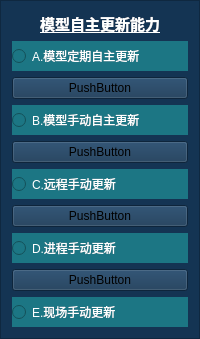
           <widget class="QFrame" name="frame_gengxin">
            <property name="styleSheet">
             <string notr="true">background-color: rgb(20, 52, 83);
border-color: rgb(255, 97, 6);
</string>
            </property>
            <property name="frameShape">
             <enum>QFrame::StyledPanel</enum>
            </property>
            <property name="frameShadow">
             <enum>QFrame::Raised</enum>
            </property>
            <layout class="QVBoxLayout" name="verticalLayout_2">
             <item>
              <widget class="QLabel" name="label_gengxin">
               <property name="sizePolicy">
                <sizepolicy hsizetype="Preferred" vsizetype="Fixed">
                 <horstretch>0</horstretch>
                 <verstretch>0</verstretch>
                </sizepolicy>
               </property>
               <property name="font">
                <font>
                 <pointsize>11</pointsize>
                 <weight>75</weight>
                 <italic>false</italic>
                 <bold>true</bold>
                 <underline>true</underline>
                 <strikeout>false</strikeout>
                </font>
               </property>
               <property name="styleSheet">
                <string notr="true">color: rgb(255, 255, 255);</string>
               </property>
               <property name="text">
                <string>模型自主更新能力</string>
               </property>
               <property name="alignment">
                <set>Qt::AlignCenter</set>
               </property>
              </widget>
             </item>
             <item>
              <widget class="QRadioButton" name="radioButton_gengxinA">
               <property name="minimumSize">
                <size>
                 <width>0</width>
                 <height>30</height>
                </size>
               </property>
               <property name="styleSheet">
                <string notr="true">color: rgb(255, 255, 255);
background-color: rgb(28, 118, 132);</string>
               </property>
               <property name="text">
                <string>A.模型定期自主更新</string>
               </property>
              </widget>
             </item>
             <item>
              <widget class="QPushButton" name="pushButton">
               <property name="text">
                <string>PushButton</string>
               </property>
              </widget>
             </item>
             <item>
              <widget class="QRadioButton" name="radioButton_gengxinB">
               <property name="minimumSize">
                <size>
                 <width>0</width>
                 <height>30</height>
                </size>
               </property>
               <property name="styleSheet">
                <string notr="true">color: rgb(255, 255, 255);
background-color: rgb(28, 118, 132);</string>
               </property>
               <property name="text">
                <string>B.模型手动自主更新</string>
               </property>
              </widget>
             </item>
             <item>
              <widget class="QPushButton" name="pushButton_2">
               <property name="text">
                <string>PushButton</string>
               </property>
              </widget>
             </item>
             <item>
              <widget class="QRadioButton" name="radioButton_gengxinC">
               <property name="minimumSize">
                <size>
                 <width>0</width>
                 <height>30</height>
                </size>
               </property>
               <property name="styleSheet">
                <string notr="true">color: rgb(255, 255, 255);
background-color: rgb(28, 118, 132);</string>
               </property>
               <property name="text">
                <string>C.远程手动更新</string>
               </property>
              </widget>
             </item>
             <item>
              <widget class="QPushButton" name="pushButton_3">
               <property name="text">
                <string>PushButton</string>
               </property>
              </widget>
             </item>
             <item>
              <widget class="QRadioButton" name="radioButton_gengxinD">
               <property name="minimumSize">
                <size>
                 <width>0</width>
                 <height>30</height>
                </size>
               </property>
               <property name="styleSheet">
                <string notr="true">color: rgb(255, 255, 255);
background-color: rgb(28, 118, 132);</string>
               </property>
               <property name="text">
                <string>D.进程手动更新</string>
               </property>
              </widget>
             </item>
             <item>
              <widget class="QPushButton" name="pushButton_4">
               <property name="text">
                <string>PushButton</string>
               </property>
              </widget>
             </item>
             <item>
              <widget class="QRadioButton" name="radioButton_gengxinE">
               <property name="minimumSize">
                <size>
                 <width>0</width>
                 <height>30</height>
                </size>
               </property>
               <property name="styleSheet">
                <string notr="true">color: rgb(255, 255, 255);
background-color: rgb(28, 118, 132);</string>
               </property>
               <property name="text">
                <string>E.现场手动更新</string>
               </property>
              </widget>
             </item>
            </layout>
           </widget>
